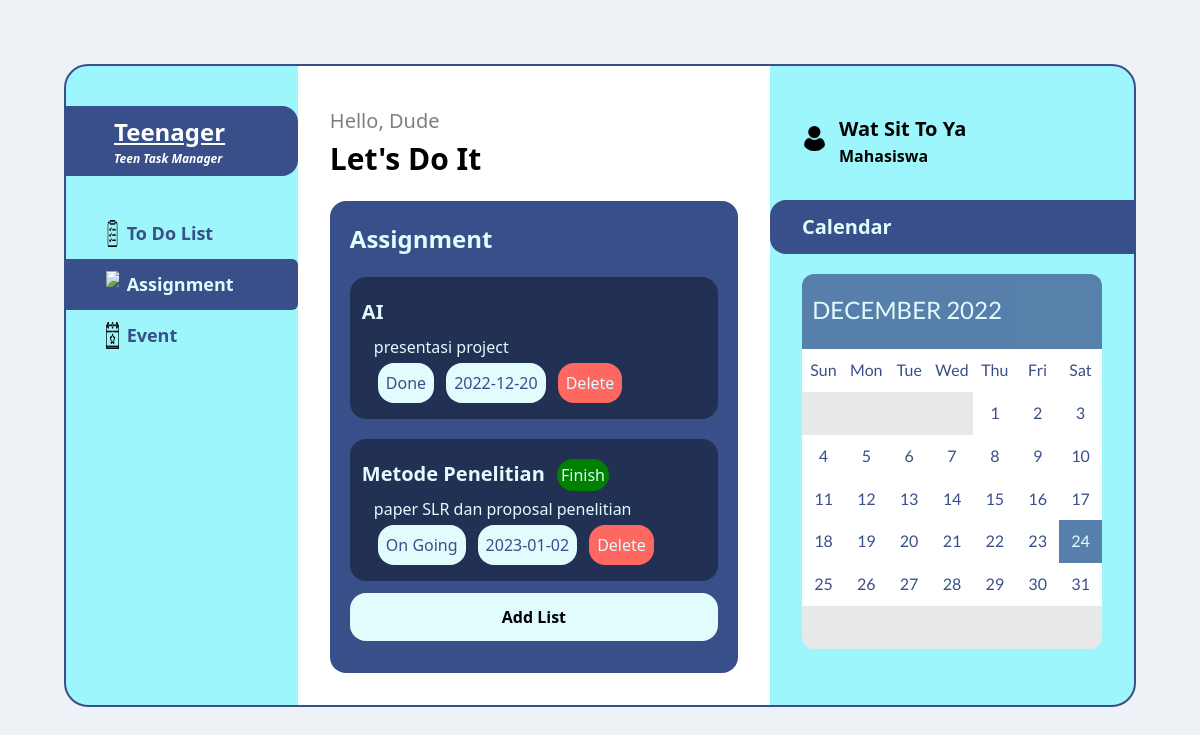
Screenshot of /assignment/assignment.php with the database file from the repository.
### tables this page shows
CREATE TABLE `assignment` (
  `id_assignment` int(11) NOT NULL,
  `subject` varchar(255) NOT NULL,
  `description` varchar(255) NOT NULL,
  `deadline` date NOT NULL,
  `status` tinyint(1) NOT NULL
);

### assignment/assignment.php (the view, shortened to what this page needs)
<!DOCTYPE html>
<html lang="en">
<head>
    <link rel="stylesheet" href="../index.css" />
    <link rel="stylesheet" href="https://cdn.tailwindcss.com" />
    <link href="https://unpkg.com/tailwindcss@^1.0/dist/tailwind.min.css" rel="stylesheet" />
    <link rel="stylesheet" href="https://netdna.bootstrapcdn.com/font-awesome/3.2.1/css/font-awesome.css" />
</head>
<body class="bg-gray-200">
    <div id="main" class="flex m-16 rounded-3xl">
        <div id="leftSection" class="inline-block my-10 w-3/12">
            <div class="title rounded-r-2xl p-2">
                <h2 class="text-2xl px-10 font-semibold underline text-white">Teenager</h2>
                <h4 class="text-xs px-10 font-semibold italic text-white">Teen Task Manager</h4>
            </div>
            <div class="category flex mt-8 p-3 px-10 rounded-r-md font-semibold cursor-pointer"
                onclick="window.location.href='../index.php'">
                <img src="../assets/to-do-list.png" class="w-1/12 inline-block" />
                <h3 class="inline-block text-lg ml-2 cursor-pointer">To Do List</h3>
            </div>
            <div class="title flex p-3 px-10 rounded-r-md font-semibold cursor-pointer"
                onclick="window.location.href='assignment.php'">
                <img src="../assets/assignment.png" class="w-1/12 inline-block" />
                <h3 class="list inline-block text-lg ml-2 cursor-pointer">Assignment</h3>
            </div>
            <div class="category flex p-3 px-10 rounded-r-md font-semibold cursor-pointer"
                onclick="window.location.href='../event/event.php'">
                <img src="../assets/event.png" class="w-1/12 inline-block" />
                <h3 class="inline-block text-lg ml-2 cursor-pointer">Event</h3>
            </div>
        </div>
        <div id="centerSection" class="inline-block p-8">
            <h1 class="text-xl mt-2 opacity-50">Hello, Dude</h1>
            <h3 class="text-3xl font-bold">Let's Do It</h3>
            <div class="todo p-5 rounded-2xl mt-5">
                <h3 class="text-2xl font-bold">Assignment</h3>
                <?php
					include('../koneksi.php');
					$query = mysqli_query($conn, "SELECT * FROM assignment ORDER BY id_assignment DESC") or die(mysqli_error($conn));
					while($data = mysqli_fetch_assoc($query)) {
				?>
						<div class="task mt-5 p-3 rounded-2xl bg-black">
                        <div>
                            <p class="subject inline-block font-semibold text-xl my-2">
                                <?php echo $data['subject']; ?>
                            </p>
                            <?php
                                if ($data['status'] == 0) {
                            ?>
                            <a href="edit_assignment.php?id=<?php echo $data['id_assignment']; ?>"><button name="submit" value="true" class="updateStatus ml-2 p-1 rounded-2xl text-center inline-block">Finish</button></a>
                            <?php
                                }
                            ?>
                            <div class=" flex">
                                <p class="inline-block ml-3">
                                    <?php echo $data['description']; ?>
                                </p>
                            </div>
                        </div>
							<?php
							if ($data['status'] == 1) {
								$status = "Done";
							} else if ($data['status'] == 0) {
								$status = "On Going";
							}
							?>
							<div class="flex my-1">
							<p name="status" class="status ml-4 p-2 rounded-2xl text-center inline-block"><?php echo "$status"; ?></p>
								<p class="status ml-3 p-2 rounded-2xl text-center inline-block"><?php echo $data['deadline']; ?></p>
								<a href="hapusAssignment.php?id=<?php echo $data['id_assignment']; ?>" class="delete ml-3 p-2 rounded-2xl text-center inline-block cursor-pointer hover:font-semibold">Delete</a>
							</div>
						</div>
				<?php
					}
				?>
                <button class="addList my-3 p-3 rounded-2xl font-semibold hover:font-bold"
                    onclick="window.location.href='../assignment/input-assignment.php'">Add List</button>
            </div>
        </div>
        <div id="rightSection" class="inline-block my-10">
            <div class="user flex py-2 mx-8">
                <img src="../assets/user.png" class="inline-block my-3 rounded-xl" />
                <div class="inline-block">
                    <h3 class="ml-3 text-xl font-semibold">Wat Sit To Ya</h3>
                    <p class="ml-3 font-semibold">Mahasiswa</p>
                </div>
            </div>
            <div class="calendar mt-6">
                <h3 class="my-5 py-3 px-8 font-semibold text-xl rounded-l-2xl">Calendar</h3>
                <div id="calendar" class="mx-8">
                    <div id="calendar_header">
                        <h1></h1>
                    </div>
                    <div id="calendar_weekdays"></div>
                    <div id="calendar_content"></div>
                </div>
            </div>
        </div>
    </div>
</body>
</html>

### index.css (style rules this page uses)
#main { background-color: #9df6fc; border: 2px #394f89 solid; }
#leftSection .title { background-color: #394f89; }
#leftSection .title .list { color: #e0fcfd; }
#leftSection .category { color: #394f89; }
#centerSection { width: 50%; background-color: #ffffff; }
#centerSection .addList { color: #000000; background-color: #e0fcfd; width: 100%; }
#centerSection .todo { color: #e0fcfd; background-color: #394f89; }
#centerSection .todo .status { color: #394f89; background-color: #e0fcfd; }
#centerSection .todo .delete { color: #e0fcfd; background-color: #ff6860; }
#centerSection .todo .updateStatus { color: #e0fcfd; background-color: green; }
#centerSection .todo .task { background-color: #223054; }
.task p { text-align: justify; }
#rightSection img { width: 25px; height: 25px; }
.calendar h3 { background-color: #394f89; color: #e0fcfd; }
#calendar { width: 200px; font-family: "Lato", sans-serif; }
#calendar_content, #calendar_weekdays, #calendar_header { position: relative; width: 300px; overflow: hidden; float: left; z-index: 10; cursor: pointer; }
#calendar_content { -webkit-border-radius: 0px 0px 12px 12px; -moz-border-radius: 0px 0px 12px 12px; border-radius: 0px 0px 12px 12px; }
#calendar_header, #calendar_content div.today { zoom: 1; filter: alpha(opacity=70); opacity: 0.7; }
#calendar_header { width: 100%; height: 37px; text-align: center; background-color: #ff6860; padding: 18px 0; -webkit-border-radius: 12px 12px 0px 0px; -moz-border-radius: 12px 12px 0px 0px; border-radius: 12px 12px 0px 0px; }
#calendar_header h1 { font-size: 1.5em; color: #ffffff; float: left; width: 70%; }

### rows the page displays
assignment: subject "AI", description "presentasi project", status "Done", deadline "2022-12-20"
assignment: subject "Metode Penelitian", description "paper SLR dan proposal penelitian", status "On Going", deadline "2023-01-02"
